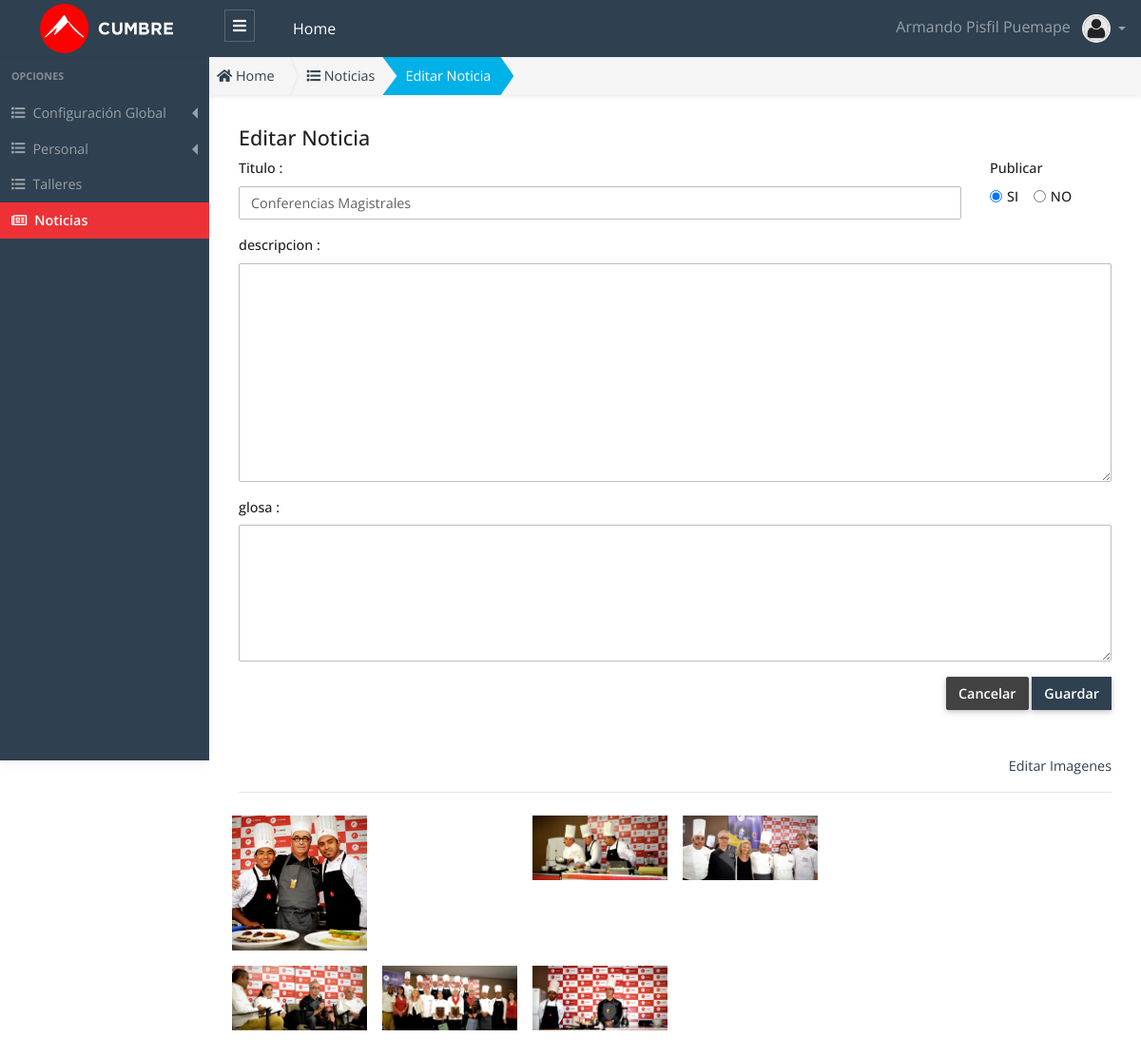
The page /public/admin/noticia/editar.php?id=1 (signed in) on the database its author committed.
### tables this page shows
CREATE TABLE `noticia`  (
  `id` int(11) UNSIGNED NOT NULL AUTO_INCREMENT,
  `titulo` varchar(120) NOT NULL,
  `descripcion` longtext NULL,
  `imagen` varchar(200) NULL DEFAULT '',
  `url` varchar(200) NOT NULL,
  `item` int(11) NULL DEFAULT NULL,
  `estado` tinyint(1) UNSIGNED NULL DEFAULT 1,
  `created_up` timestamp(0) NULL DEFAULT CURRENT_TIMESTAMP(0) ON UPDATE CURRENT_TIMESTAMP(0),
  `publicar` char(1) NULL DEFAULT 'S',
  `glosa` text NULL,
  PRIMARY KEY (`id`) USING BTREE
);

CREATE TABLE `noticia_img`  (
  `id` int(11) UNSIGNED NOT NULL AUTO_INCREMENT,
  `noticia_id` int(11) UNSIGNED NULL DEFAULT NULL,
  `imagen` varchar(200) NULL DEFAULT '',
  `item` int(11) NULL DEFAULT 0,
  `estado` tinyint(1) NULL DEFAULT 1,
  `created_up` timestamp(0) NULL DEFAULT CURRENT_TIMESTAMP(0) ON UPDATE CURRENT_TIMESTAMP(0),
  PRIMARY KEY (`id`) USING BTREE
);

### public/app/autoload.php (called while the page is built, shortened)
<?php
	function loadModelFiles($file_name){
		$fullpath = APP.'models'.DS. $file_name . '.php' ;
	}
	function loadBeanFiles($file_name){
		$fullpath = APP.'beans'.DS. $file_name . '.php' ;
	}
	function loadControllerFiles($file_name){
		$fullpath = APP.'controllers'.DS. $file_name . '.php' ;
	}
	function loadHelperFiles($file_name){
		$fullpath = APP.'helpers'.DS. $file_name . '.php' ;
	}
	function loadAuthFiles($file_name){
		$fullpath = APP.'auth'.DS. $file_name . '.php' ;
	}
	function loadDataBaseFiles($file_name){
		$fullpath = APP.'database'.DS. $file_name . '.php' ;
	}

### public/app/controllers/NoticiaController.php (called while the page is built, shortened)
<?php
 class NoticiaController
{
  public function getFindWithDetalle($id)
  {
    try
    {
      $data = array();
      $noticia  = new Noticia();
      $bean_noticia = new BeanNoticia();
      $bean_noticia->setId($id);
      $noticia = $noticia->find( $bean_noticia) ;
      $noticia_img  = new NoticiaImg();
      $bean_noticia_img = new BeanNoticiaImg();
      $bean_noticia_img->setNoticiaId($id);
      $noticia_img = $noticia_img->getByNoticiaId( $bean_noticia_img);
      $data['noticia'] = $noticia ;
      $data['noticia_img'] = $noticia_img ;
      return $data;
    }
    catch (Exception $e)
    {
      throw new Exception($e->getMessage());
    }
  }
}

### public/app/helpers/Validation.php (called while the page is built)
<?php
class Validation {
	static public function validate($cadena){
		$cadena = htmlspecialchars($cadena);
		$cadena = trim($cadena);
		$cadena = stripslashes($cadena);
		$cadena = nl2br($cadena);
		return $cadena;
	}
}

### public/app/beans/BeanNoticia.php (called while the page is built, shortened)
<?php
class BeanNoticia{
    private $id;
    public function setId($id_)
    {
        $this->id = Validation::validate( $id_ );
    }
    public function getId()
    {
        return $this->id;
    }
}

### public/app/models/Noticia.php (called while the page is built, shortened)
<?php
class Noticia extends Connection {
  public function __construct($cnx  = null)
  {
    $this->conn = $cnx;
  }
  public function find($bean_noticia)
  {
    try{
      $id = $bean_noticia->getId();
      $this->query = "SELECT * FROM noticia WHERE id = '$id' LIMIT 1; ";
      $this->executeFind();
      $data = $this->rows ;
      return $data;
    }catch(exception $e){
      throw new Exception($e->getMessage());
    }
  }
}

### public/app/database/Connection.php (called while the page is built, shortened)
<?php
Class Connection
{
  protected $db_host   = 'localhost';
  protected $db_user   = 'root';
  protected $db_pass   = '';
  protected $db_name   = 'escuelac_w_ne16';
  protected $db_port   = '3306';
  protected $db_driver = 'mysql';
  protected $query  = '';
  protected $rows   = array();
  protected $conn   = null  ;
  private function openConnection()
  {
    $str_conn = $this->db_driver.":host=".$this->db_host.";port=".$this->db_port.";dbname=" .$this->db_name;
    $this->conn = new PDO($str_conn,$this->db_user,$this->db_pass);
    $this->conn->setAttribute(PDO::ATTR_ERRMODE, PDO::ERRMODE_EXCEPTION);
    $this->conn->query("SET NAMES 'utf8'");
    return $this->conn ;
  }
  protected function executeQuery()
  {
    $rows = array();
    if( $this->conn == null )
    {
      $this->openConnection();
    }
    $stm = $this->conn->prepare($this->query);
    $this->status = $stm->execute() ;
    if($this->status)
    {
      $column_count = $stm->columnCount() ;
      if ($column_count > 0)
      {
        $rows  = $stm->fetchAll(PDO::FETCH_ASSOC) ;
      }
    }
    $this->rows =  $rows ;
  }
  protected function executeFind()
  {
    try{
      $this->executeQuery();
      if(count($this->rows) == 1 )
      {
        $this->rows = $this->rows[0] ;
      }
    }catch(exception $e){
      throw new Exception($e->getMessage());
    }
  }
}

### public/app/beans/BeanNoticiaImg.php (called while the page is built, shortened)
<?php
class BeanNoticiaImg{
    private $noticia_id;
    public function setNoticiaId($noticia_id_)
    {
        $this->noticia_id = Validation::validate( $noticia_id_ );
    }
    public function getNoticiaId()
    {
        return $this->noticia_id;
    }
}

### public/app/models/NoticiaImg.php (called while the page is built, shortened)
<?php
class NoticiaImg extends Connection {
  public function __construct($cnx  = null)
  {
    $this->conn = $cnx;
  }
  public function getByNoticiaId($bean_noticia_img)
  {
    try{
      $noticia_id = $bean_noticia_img->getNoticiaId();
      $this->query = "SELECT * FROM noticia_img
                      WHERE estado = 1
                      AND noticia_id = '$noticia_id'
                      ORDER BY item, id ASC ";
      $this->executeQuery();
      $rows = $this->rows ;
      return $rows;
    }catch(exception $e){
      throw new Exception($e->getMessage());
    }
  }
}

### public/admin/noticia/editar.php (the view, shortened to what this page needs)
<?php
  $id = !empty($_GET["id"]) ? $_GET["id"] : 0;
  require_once "../../app/autoload.php";
  $noticia_controller = new NoticiaController();
  $data = $noticia_controller->getFindWithDetalle($id);
  $noticia     = $data['noticia'] ;
  $noticia_img = $data['noticia_img'] ;
  $publicar = trim($noticia["publicar"]);
  $si = "";
  $no = "";
  if ($publicar == "S") {
      $si = "checked='checked'";
  } elseif ($publicar == "N") {
      $no = "checked='checked'";
  }
  $title_page = "Noticia" ;
  ?>
<!DOCTYPE html>
<html lang="es">
<head>
  <?php
    require_once "../layout/head_links.phtml";
?>
</head>
<body>
  <?php require "../layout/header.phtml";?>
  <div class="app-wrap">
    <?php require_once "../layout/sidebar.phtml";?>
    <main role="main" class="main">
      <nav class="full-content" aria-label="breadcrumb">
        <ol class="breadcrumb breadcrumb-shape shadow-sm radius-0">
          <li class="breadcrumb-item">
            <a href="admin">
              <i class="fas fa-home"></i> Home
            </a>
          </li>
          <li class="breadcrumb-item">
            <a href="admin/noticia/noticia.php">
              <i class="fas fa-list"></i>
              <?php echo $title_page; ?>s
            </a>
          </li>
          <li class="breadcrumb-item active bg-info text-white" aria-current="page">
            Editar <?php echo $title_page; ?>
          </li>
        </ol>
      </nav>
      <div class="container py-2 py-md-3">
        <div class="row">
          <div class="col-12">
            <h4 class="page-header-title">Editar <?php echo $title_page; ?> </h4>
          </div>
        </div>
        <div class="row">
          <div class="col-12 col-xl-12">
            <form action="admin/noticia/update.php" method="POST" enctype="multipart/form-data">
              <div class="row">
                <div class="col-md-10">
                  <div class="form-group">
                    <label for="titulo">Titulo : </label>
                    <input type="text" class="form-control" name="titulo" id="titulo" required placeholder="titulo"
                      value="<?php echo $noticia['titulo'] ?>">
                  </div>
                </div>
                <div class="col-md-2">
                  <div class="form-group">
                    <label for="email" class="d-block">Publicar </label>
                    <div class="form-check form-check-inline">
                      <input class="form-check-input" type="radio" name="publicar" id="si" value="S" <?php echo $si; ?>>
                      <label class="form-check-label" for="si">SI</label>
                    </div>
                    <div class="form-check form-check-inline">
                      <input class="form-check-input" type="radio" name="publicar" id="no" value="N" <?php echo $no; ?>>
                      <label class="form-check-label" for="no">NO</label>
                    </div>
                  </div>
                </div>
                <div class="col-md-12">
                  <div class="form-group">
                    <label for="descripcion">descripcion : </label>
                    <textarea class="form-control ckeditor" name="descripcion" id="descripcion" cols="30" rows="10"
                      required>
                      <?php echo $noticia['descripcion']; ?>
                    </textarea>
                  </div>
                </div>
                <div class="col-md-12">
                  <div class="form-group">
                    <label for="glosa">glosa : </label>
                    <textarea class="form-control ckeditor" name="glosa" id="glosa" cols="30" rows="6">
                        <?php echo $noticia['glosa'] ?>
                    </textarea>
                  </div>
                </div>
              </div>
              <div class="w-100 text-right">
                <a href="admin/noticia/noticia.php" type="button" class="btn btn-dark ">Cancelar</a>
                <button type="submit" class="btn btn-primary rounded-0  ">Guardar</button>
              </div>
            </form>
          </div>
          <div class="col-12 mt-3 mt-md-5 text-right">
            <a href="admin/noticia/edit-images.php?id=<?php echo $id ; ?>">Editar Imagenes </a>
            <hr>
          </div>
          <div class="col-12 mb-3">
              <div class="row my-2">
                <?php
                    foreach ($noticia_img as &$images) {
                  ?>
                <div class="col-6 col-sm-2 mb-3 px-2">
                  <a href="<?php echo $images["imagen"] ?>" data-fancybox="gallery"
                    data-caption="Caption for single image">
                    <img src="<?php echo $images["imagen"] ?>" class="img-fluid " alt="" />
                  </a>
                </div>
                <?php
                    }
                  ?>
              </div>
            </div>
        </div>
      </div>
    </main>
  </div>
  <link rel="stylesheet" type="text/css" href="https://cdnjs.cloudflare.com/ajax/libs/fancybox/3.3.5/jquery.fancybox.css">
</body>
</html>

### rows shown on the page
noticia: titulo "Conferencias Magistrales"
noticia_img: imagen (picture)
noticia_img: imagen (picture)
noticia_img: imagen (picture)
noticia_img: imagen (picture)
noticia_img: imagen (picture)
noticia_img: imagen (picture)

### other values the page prints
$_SESSION['USER']['nombre'] "Armando"
$_SESSION['USER']['apellidos'] "Pisfil Puemape"
$title_page "Noticia"
